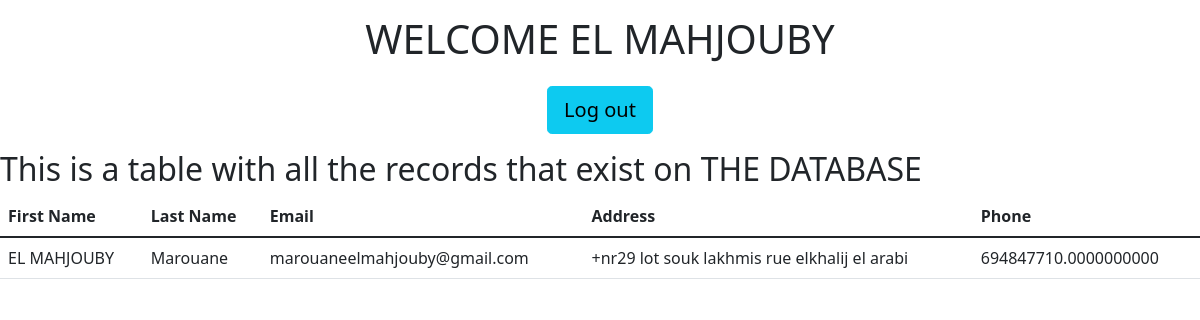
The page /home (signed in) on the database as committed earlier.
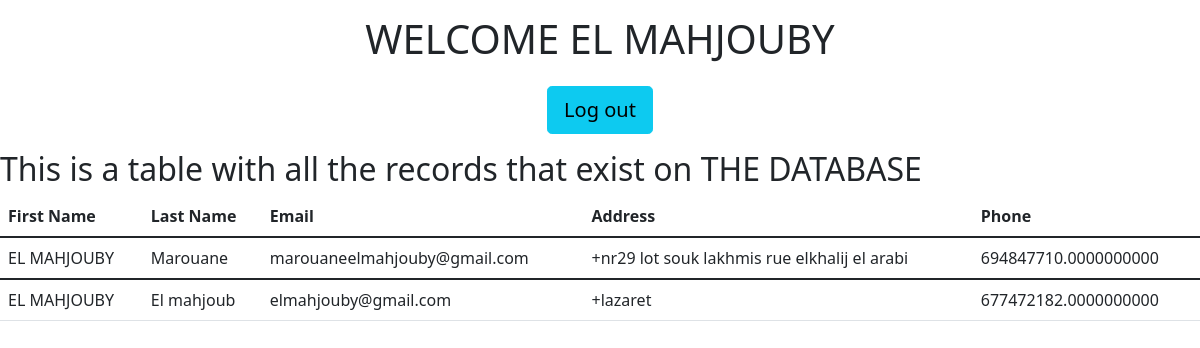
The same page on the database as committed later.
### app.py (models this page shows)
class User(UserMixin, db.Model):
    id = db.Column(db.Integer, primary_key=True)
    firstname = db.Column(db.String(128))
    lastname = db.Column(db.String(128))
    email = db.Column(db.String(50),unique=True)
    address = db.Column(db.String(50))
    phone = db.Column(db.Numeric(50))
    password = db.Column(db.String(100))

### app.py (the view)
@app.route('/home')
@login_required
def home():
    users = User.query
    return render_template('home.html', name=current_user.firstname, users=users)

### app.py (called while the page is built)
@login_manager.user_loader
def load_user(user_id):
    return User.query.get(int(user_id))

### templates/home.html (shortened to what this page needs)
{% extends "bootstrap/base.html"%}
{%block head%}
    <link rel="stylesheet" href="./static/style.css">
    <link href="https://cdn.jsdelivr.net/npm/bootstrap@5.1.3/dist/css/bootstrap.min.css" rel="stylesheet">
{%endblock%}
{%block content %}
    <div>
        <h1>WELCOME {{name}}</h1>
        <p>
            <a href="{{url_for('logout')}}" class="btn btn-info btn-lg ">
                 Log out
            </a>
        </p>
        <h2>This is a table with all the records that exist on THE DATABASE </h2>
        <table class="table ">
            <thead>
                <tr>
                    <th scope="col ">First Name</th>
                    <th scope="col ">Last Name</th>
                    <th scope="col ">Email</th>
                    <th scope="col ">Address</th>
                    <th scope="col ">Phone</th>
                </tr>
            </thead>
            {%for user in users%}
            <tbody>
                <tr>
                    <td>{{user.firstname}}</td>
                    <td>{{user.lastname}}</td>
                    <td>{{user.email}}</td>
                    <td>+{{user.address}}</td>
                    <td>{{user.phone}}</td>
                </tr>
            </tbody>
            {%endfor%}
        </table>
    </div>
{%endblock%}

### static/style.css (style rules this page uses)
h1 { text-align: center; padding-top: 15px; }
p { text-align: center; padding-top: 15px; font-size: 15px }

Rows that differ between the two databases and show on the page:
added User: firstname "EL MAHJOUBY", lastname "El mahjoub", email "elmahjouby@gmail.com", address "lazaret", phone "677472182.0000000000"
